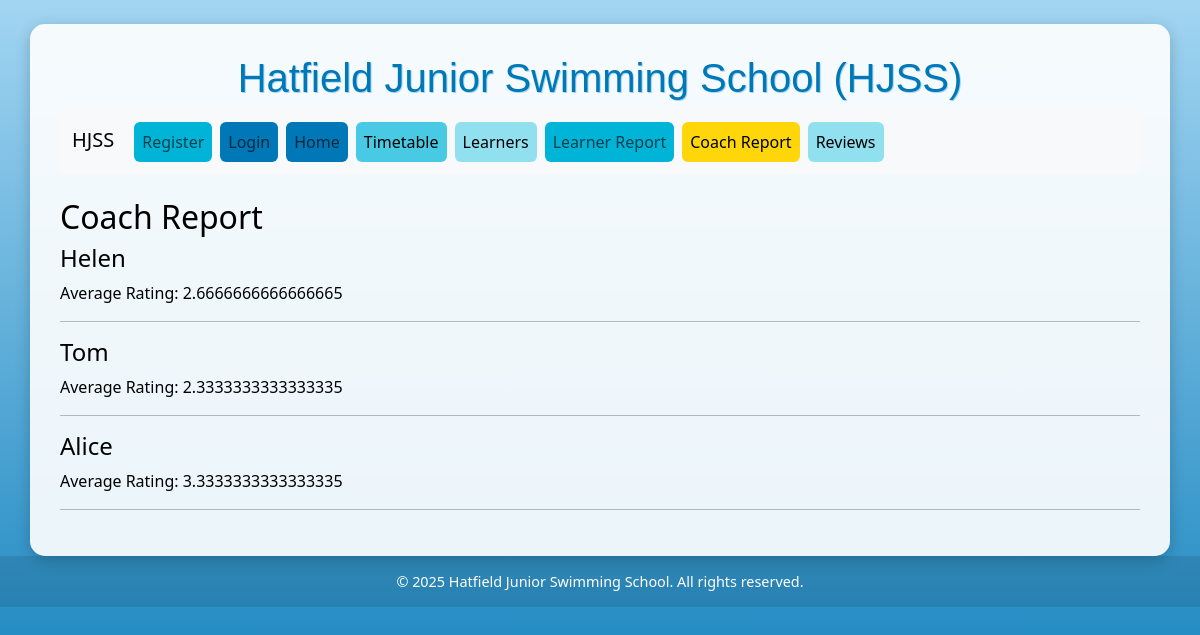
The page /reports/coaches on the database its author committed.
### models.py (models this page shows)
class Coach(db.Model):
    id = db.Column(db.Integer, primary_key=True)
    name = db.Column(db.String(100))
    lessons = db.relationship('Lesson', backref='coach', lazy=True)

### main.py (the view)
@app.route('/reports/coaches')
def report_coaches():
    coaches = Coach.query.all()
    return render_template('coach_report.html', coaches=coaches)

### templates/coach_report.html
{% extends "base.html" %}
{% block content %}
<h2>Coach Report</h2>
{% for coach in coaches %}
    <h4>{{ coach.name }}</h4>
    {% set ratings = [] %}
    {% for lesson in coach.lessons %}
        {% for booking in lesson.bookings %}
            {% if booking.rating %}
                {% set _ = ratings.append(booking.rating) %}
            {% endif %}
        {% endfor %}
    {% endfor %}
    <p>Average Rating:
        {% if ratings|length > 0 %}
            {{ (ratings | sum) / (ratings | length) | round(2) }}
        {% else %}
            No ratings yet.
        {% endif %}
    </p>
    <hr>
{% endfor %}
{% endblock %}

### templates/base.html (style rules this page uses)
body { background: linear-gradient(to bottom, #a2d5f2, #0077b6); min-height: 100vh; color: #fff; }

### rows shown on the page
Coach: name "Helen", value "2.6666666666666665"
Coach: name "Tom", value "2.3333333333333335"
Coach: name "Alice", value "3.3333333333333335"

### other values the page prints
{{ current_year if current_year else '2025' }} "2025"
